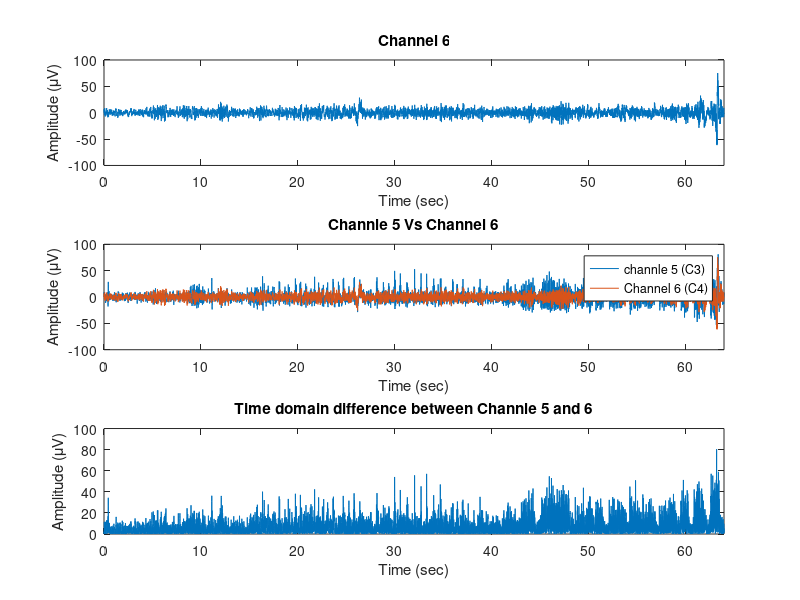

Recreate this plot in MATLAB. (Note: this script raises an error after producing the figure.)
%% Lab Num              1
%% modified             1400/07/28
%% Navid Naderi         96102556
%% Amirhossein Asadian  96101187
%% Initialize
clc; clear; close all;

%% ------------------------------------------------------------------------
%% Part 1
%% ------------------------------------------------------------------------
%% Load Data
load('EEG_sig.mat')

%% Q1

fs = des.samplingfreq;
time = (1:length(Z))/fs;

plot(time, Z(5,:));

ylim([-50 50])
xlim([0 64])

ylabel('Amplitude (\muV)')
xlabel('Time (sec)')
title('Channle 5 (C3) of EEG Signal')

%% Q2
fs = des.samplingfreq;
time = (1:length(Z))/fs;

subplot(4,1,1);
plot(time, Z(5,:));
xlim([0 15])
ylabel('Amplitude (\muV)')
title({'Channle 5 (C3) of EEG Signal';'time [0 15]'})
xlabel('Time (sec)')

subplot(4,1,2);
plot(time, Z(5,:));
ylabel('Amplitude (\muV)')
xlim([18 40])
title('time [18 40]')
xlabel('Time (sec)')

subplot(4,1,3);
plot(time, Z(5,:));
ylabel('Amplitude (\muV)')
xlim([45 50])
title('time [45 50]')
xlabel('Time (sec)')

subplot(4,1,4);
plot(time, Z(5,:));
ylabel('Amplitude (\muV)')
xlim([50 64])
title('time [50 64]')
xlabel('Time (sec)')

%% Q3
fs = des.samplingfreq;
time = (1:length(Z))/fs;

subplot(3,1,1)
plot(time, Z(6,:))
title('Channel 6')
xlabel('Time (sec)')
ylabel('Amplitude (\muV)')
xlim([0 64])

subplot(3,1,2)
plot(time, Z(5,:))
hold on 
plot(time, Z(6,:))
legend('channle 5 (C3)', 'Channel 6 (C4)')
title('Channle 5 Vs Channel 6')
xlabel('Time (sec)')
ylabel('Amplitude (\muV)')
xlim([0 64])

subplot(3,1,3)
plot(time, abs(Z(5,:) - Z(6,:)))
title('Time domain difference between Channle 5 and 6')
xlabel('Time (sec)')
ylabel('Amplitude (\muV)')
xlim([0 64])

%% Q4
offset = max(max(abs(Z)))/5;
% offset = 50;
feq = 256 ;
ElecName = des.channelnames;
disp_eeg(Z,offset,feq,ElecName);
title('All EEG channels')
%% Q5
offset = max(max(abs(Z)))/5;
%offset = 50;
feq = 256 ;
ElecName = des.channelnames;
disp_eeg(Z(1:6, :),offset,feq,ElecName);
title('FP1-FP2-F3-F4-C3-C4')
%% Q6
part1 = Z(5, 2*256:7*256);
part2 = Z(5, 30*256:35*256);
part3 = Z(5, 42*256:47*256);
part4 = Z(5, 50*256:55*256);

t1 = linspace(2,7,length(part1));
t2 = linspace(30,35,length(part2));
t3 = linspace(42,47,length(part3));
t4 = linspace(50,55,length(part4));

y1 = 2*abs(fft(part1)/256);
y2 = 2*abs(fft(part2)/256);
y3 = 2*abs(fft(part3)/256);
y4 = 2*abs(fft(part4)/256);

f1 = (0:length(y1)-1)*256/length(y1);
f2 = (0:length(y2)-1)*256/length(y2);
f3 = (0:length(y3)-1)*256/length(y3);
f4 = (0:length(y4)-1)*256/length(y4);

figure('Name','Time domain & Frequency Domain of Channel 5 (C3) in 4 parts','NumberTitle','off');

% time plot
subplot(4,2,1)
plot(t1, part1)
ylabel('Amplitude (\muV)')
title('Time domain in [2 7](sec)')
xlabel('time (sec)')

subplot(4,2,3)
plot(t2, part2)
ylabel('Amplitude (\muV)')
title('Time domain in [30 35](sec)')
xlabel('time (sec)')

subplot(4,2,5)
plot(t3, part3)
ylabel('Amplitude (\muV)')
title('Time domain in [42 47](sec)')
xlabel('time (sec)')

subplot(4,2,7)
plot(t4, part4)
ylabel('Amplitude (\muV)')
title('Time domain in [50 55](sec)')
xlabel('time (sec)')

% Frequency plot
CutFreq = 40;
subplot(4,2,2)
plot(f1, y1, 'color', 'r')
ylabel('|X(f)|')
title('Frequency domain in [2 7](sec)')
xlabel('Frequency (Hz)')
xlim([0 CutFreq])

subplot(4,2,4)
plot(f2, y2, 'color', 'r')
title('Frequency domain in [30 35](sec)')
xlabel('Frequency (Hz)')
ylabel('|X(f)|')
xlim([0 CutFreq])

subplot(4,2,6)
plot(f3, y3, 'color', 'r')
title('Frequency domain in [42 47](sec)')
xlabel('Frequency (Hz)')
ylabel('|X(f)|')
xlim([0 CutFreq])

subplot(4,2,8)
plot(f4, y4, 'color', 'r')
title('Frequency domain in [50 55](sec)')
xlabel('Frequency (Hz)')
ylabel('|X(f)|')
xlim([0 CutFreq])

% % figure('Name','Compair 4 parts togther');
% % 
% % % time domain
% % subplot(2,1,1)
% % plot(t1, part1)
% % hold on
% % plot(t2, part2)
% % plot(t3, part3)
% % plot(t4, part4)
% % ylabel('voltage')
% % title('Time domain all parts')
% % xlabel('time (sec)')
% % 
% % subplot(2,1,2)
% % plot(f1, y1)
% % hold on
% % plot(f2, y2)
% % plot(f3, y3)
% % plot(f4, y4)

%% Q7
part1 = Z(5, 2*256:7*256);
part2 = Z(5, 30*256:35*256);
part3 = Z(5, 42*256:47*256);
part4 = Z(5, 50*256:55*256);

[p1 ,f] = pwelch(part1,[],[],[],256);
[p2 ,f] = pwelch(part2,[],[],[],256);
[p3 ,f] = pwelch(part3,[],[],[],256);
[p4 ,f] = pwelch(part4,[],[],[],256);

plot(f, pow2db(p1),'LineWidth',1);
hold on;
plot(f, pow2db(p2),'LineWidth',1);
plot(f, pow2db(p3),'LineWidth',1);
plot(f, pow2db(p4),'LineWidth',1);
grid on
title('Pwelch of all 4 part (dB)')
ylabel('power(dB)')
xlabel('Frequency (Hz)')
legend('part 1 sec [2 7]', 'part 2 sec [30 35]', 'part 3 sec [42 47]', 'part 4 sec [50 55]')

%% Q8
part1 = Z(5, 2*256:7*256);
part2 = Z(5, 30*256:35*256);
part3 = Z(5, 42*256:47*256);
part4 = Z(5, 50*256:55*256);

figure();
spectrogram(part1,128,64,128,256,'yaxis')
title('Part 1 [2 7](sec)')

figure();
spectrogram(part2,128,64,128,256,'yaxis')
title('Part 2 [30 35](sec)')

figure();
spectrogram(part3,128,64,128,256,'yaxis')
title('Part 3 [42 47](sec)')

figure();
spectrogram(part4,128,64,128,256,'yaxis')
title('Part 4 [50 55](sec)')
%% Q9 
% timedomain
part1 = Z(5, 2*256:7*256);
t1 = linspace(2,7,length(part1));
td = linspace(2,7,length(part1)/4+1);

OutLPF = lowpass(part2, 32,256);
OutDownSample = downsample(OutLPF, 4);

% fft
y2 = 2*abs(fft(part2)/256);
f2 = (0:length(y2)-1)*256/length(y2);
yl = 2*abs(fft(OutLPF)/256);
yd = 2*abs(fft(OutDownSample)/64);
ffd = (0:length(yd)-1)*64/length(yd);

% pwlech
[plpf ,f] = pwelch(OutLPF,[],[],[],256);
[pdown ,fd] = pwelch(OutDownSample,[],[],[],256/4);
[p2 ,f] = pwelch(part2,[],[],[],256);

% plot
% pwelch
subplot(2,1,1)
plot(f, pow2db(p2),'LineWidth',1);
hold on
plot(f, pow2db(plpf),'LineWidth',1);
title('pwelch of Orginal Signal & Out of LPF')
ylabel('power(dB)')
xlabel('Frequency (Hz)')
legend('Orginal Signal', 'OutPut of LPF')

subplot(2,1,2)
plot(fd, pow2db(pdown),'LineWidth',1);
title('Out of DownSampler')
ylabel('power(dB)')
xlabel('Frequency (Hz)')

% fft
figure();
subplot(2,1,1)
plot(f2, pow2db(y2));
hold on
plot(f2, pow2db(yl));
title('FFT of Orginal Signal & Out of LPF')
ylabel('X(f)(dB)')
xlabel('Frequency (Hz)')
legend('Orginal Signal', 'OutPut of LPF')
xlim([0 256])

subplot(2,1,2)
plot(ffd, pow2db(yd));
title('Out of DownSampler')
ylabel('X(f)(dB)')
xlabel('Frequency (Hz)')
xlim([0 64])

% time
figure()
subplot(2,1,1)
plot(t1, part2);
hold on
plot(t1, OutLPF);
plot(td, OutDownSample);
title('Orginal Signal & Out of LPF & Out of DownSampler')
ylabel('Amplitude (\muV)')
xlabel('Time (sec)')
legend('Orginal Signal', 'OutPut of LPF','Out of DownSampler')

subplot(2,1,2)
plot(td, OutDownSample);
title('Out of DownSampler')
ylabel('Amplitude (\muV)')
xlabel('Time (sec)')

% STFT
figure();
subplot(2,1,1)
spectrogram(part2,128,64,128,256,'yaxis')
title('Orginal Signal ')

subplot(2,1,2)
spectrogram(OutDownSample,128/4,64/4,128/4,256/4,'yaxis')
title('Out of DownSampler')